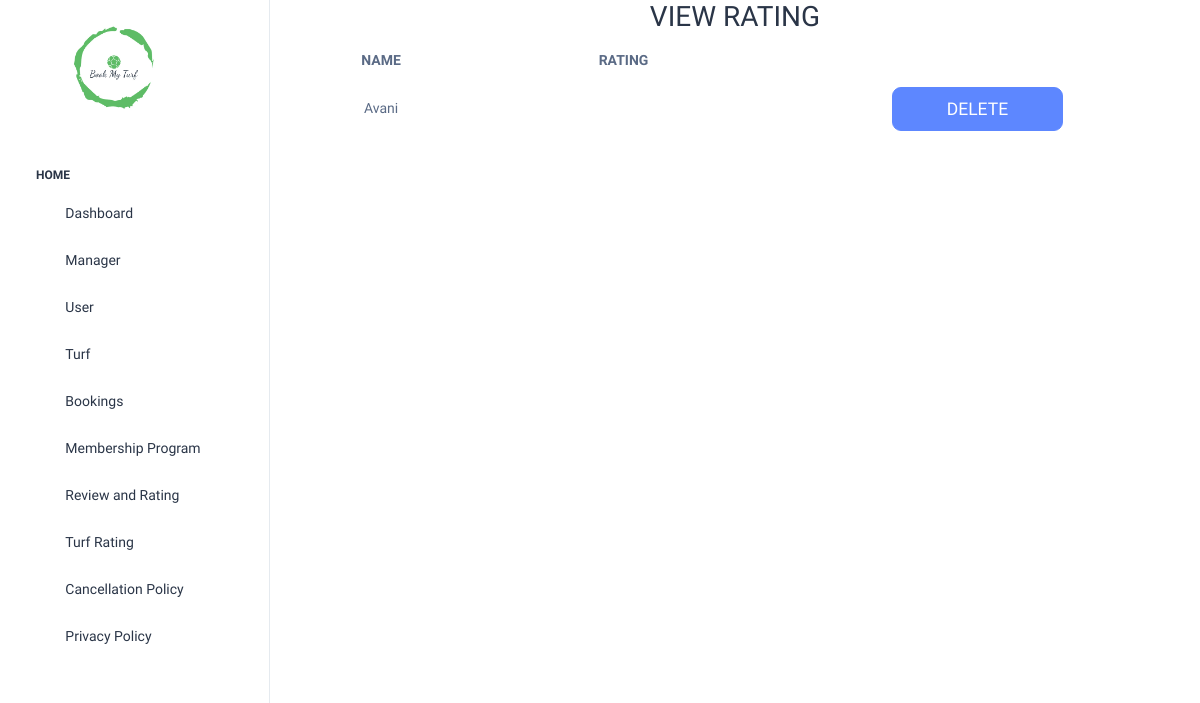
/viewrating/, run on an earlier commit of the app's database.
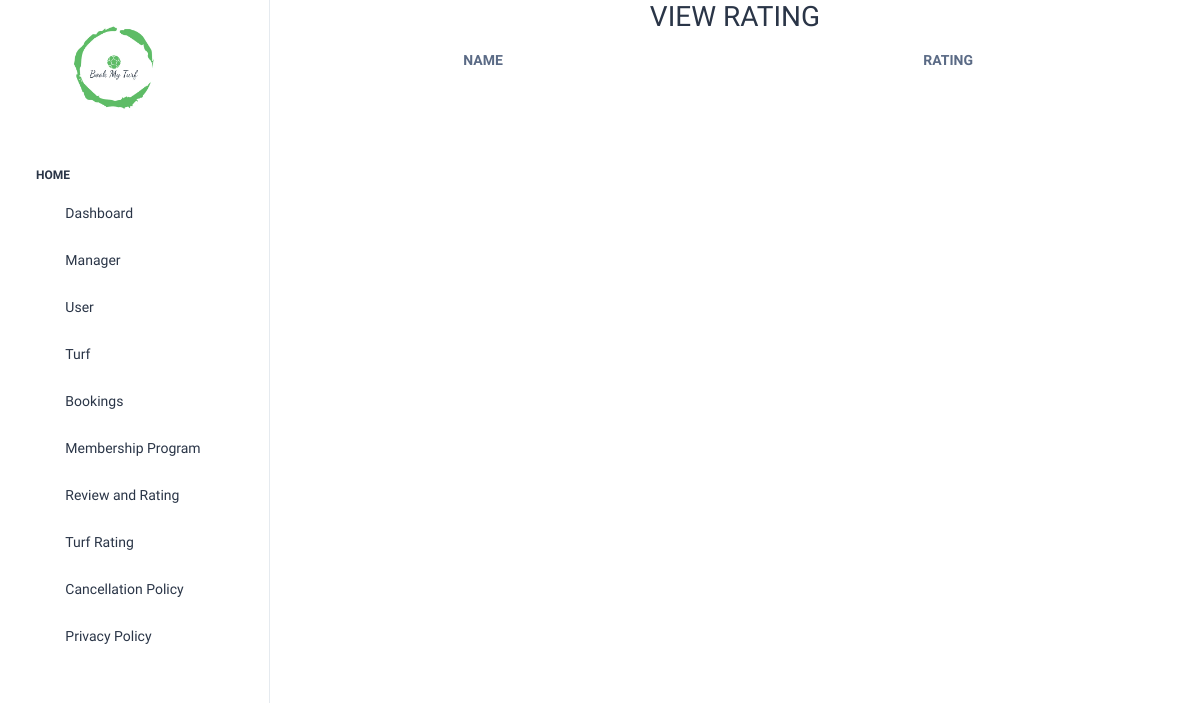
And on a later commit of the database.
### turf_app/models.py (models this page shows)
class reviewrating_tbl(models.Model):
    user_id = models.ForeignKey(usertbl, on_delete=models.CASCADE, null=True)
    review = models.CharField(max_length=15, null=True)

class usertbl(models.Model):
    fname = models.CharField(max_length=20, null=True)
    mname = models.CharField(max_length=20, null=True)
    lname = models.CharField(max_length=20, null=True)
    district = models.CharField(max_length=20, null=True)
    gender = models.CharField(max_length=7, null=True)
    dob = models.DateField(null=True)
    phoneno = models.IntegerField(null=True)
    email = models.EmailField(null=True)
    username = models.CharField(max_length=10, null=True)
    password = models.CharField(max_length=10, null=True)

### turf_app/views.py (the view)
# urls.py: path("viewrating/", views.viewrating),
def viewrating(request):
    v = reviewrating_tbl.objects.all()
    return render(request, "viewrating.html", {"v": v})

### templates/viewrating.html (shortened to what this page needs)
<!DOCTYPE html>
<html lang="en">
<head>
</head>
<body>
{% include 'sidebar.html' %}
 <div class="body-wrapper">
<h2>VIEW RATING</h2>
<table>
    <tr>
         <th>NAME</th>
        <th>RATING</th>
    </tr>
    {%for i in v%}
    <tr>
        <td>{{i.user_id.fname}}</td>
        <td>{{i.rating}}</td>
        <td> <a href="/deleterating/{{i.id}}" class="btn btn-primary btn-lg btn-block" style="width:40%;">DELETE</a></td>
    </tr>
    {%endfor%}
</table>
 </div>
</body>
</html>

What changed in the data, as far as the page shows it:
removed reviewrating_tbl: user_id.fname "Avani"
